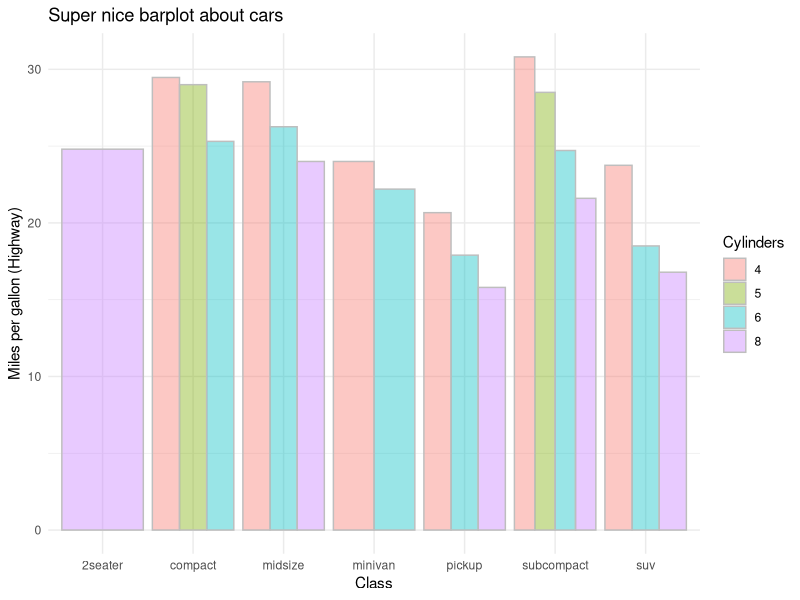
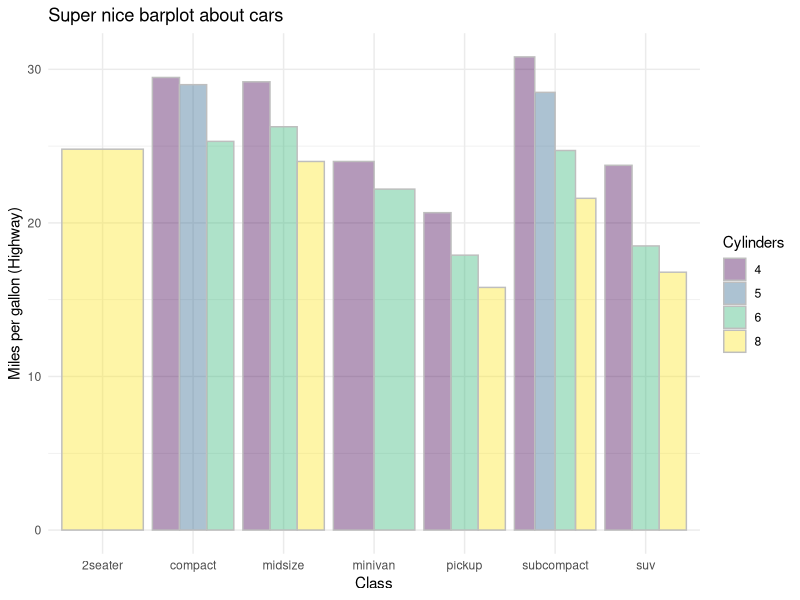
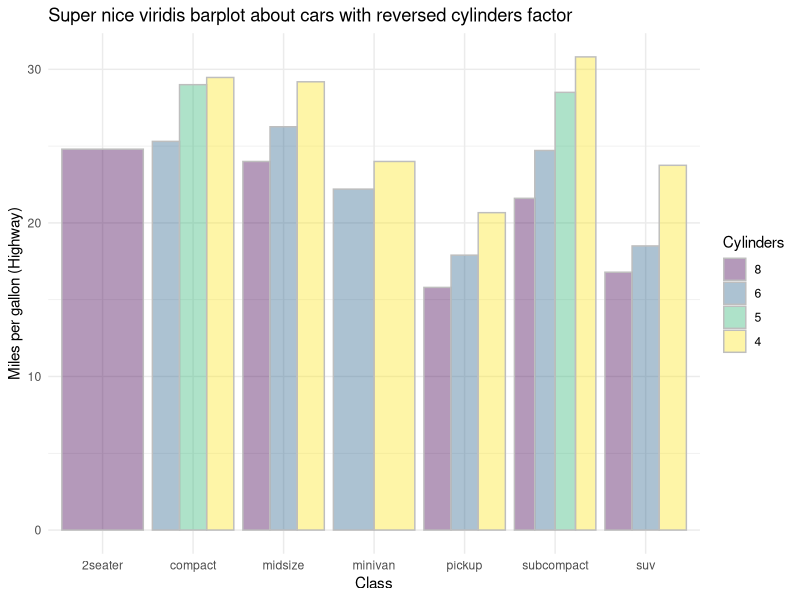

R code for these plots, in order:
## ---- chunk 1
library(ggplot2, tidyverse)
theme_set(theme_minimal())
update_geom_defaults("bar", list(fill = "steelblue", alpha = 0.4))
update_geom_defaults("point", list(color = "steelblue", alpha = 0.4, size = 2.6))
update_geom_defaults("boxplot", list(fill = "steelblue", alpha = 0.4))
## ---- chunk 2
mpg$cyl <- factor(mpg$cyl)

snbpac <- ggplot(data = mpg, mapping = aes(x = class, y = hwy)) + geom_bar(aes(fill = cyl), color = "grey", stat="summary", fun="mean", position = "dodge") + xlab("Class") + ylab("Miles per gallon (Highway)") + labs(fill = "Cylinders", title = "Super nice barplot about cars")

snbpac
## ---- chunk 3
library(viridis)

snbpac + scale_fill_viridis(discrete = TRUE)

## ---- chunk 4
mpg$cyl_rev <- factor(mpg$cyl, levels=rev(levels(mpg$cyl)))

snvbpacwrcf <- ggplot(data = mpg, mapping = aes(x = class, y = hwy)) + geom_bar(aes(fill = cyl_rev), color = "grey", stat="summary", fun="mean", position = "dodge") + xlab("Class") + ylab("Miles per gallon (Highway)") + labs(fill = "Cylinders", title = "Super nice viridis barplot about cars with reversed cylinders factor") + scale_fill_viridis(discrete = TRUE)

snvbpacwrcf
